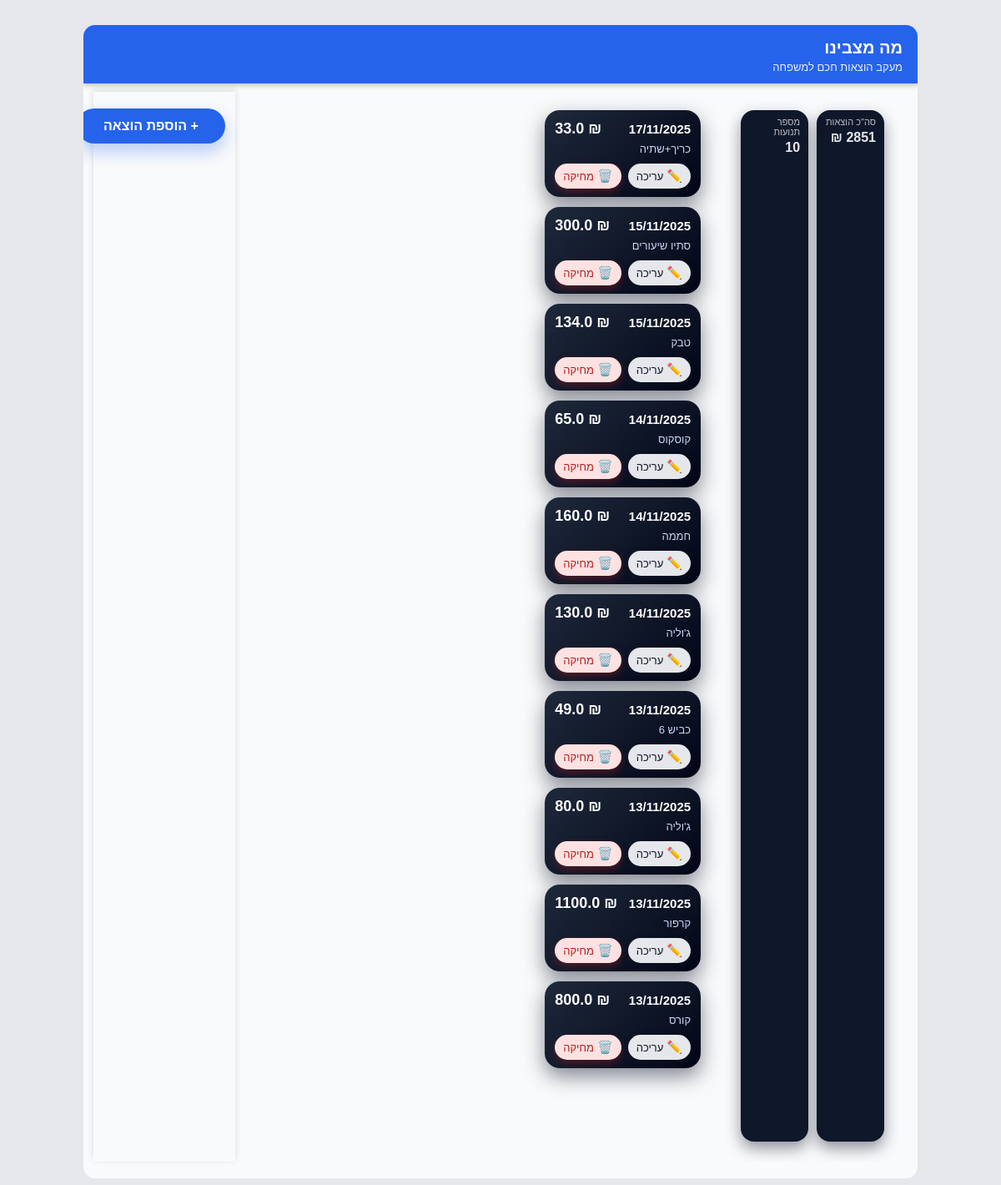
The page / on the database its author committed.
### tables this page shows
CREATE TABLE expenses (
            id INTEGER PRIMARY KEY AUTOINCREMENT,
            date TEXT NOT NULL,
            category TEXT NOT NULL,
            amount REAL NOT NULL,
            payment_method TEXT,
            description TEXT
        , payer TEXT NOT NULL DEFAULT '');

### app.py (the view)
@app.route("/")
def index():
    conn = get_db_connection()
    cur = conn.cursor()
    cur.execute("""
        SELECT id, date, category, amount, payment_method, description
        FROM expenses
        ORDER BY date DESC, id DESC
    """)
    expenses = cur.fetchall()
    cur.execute("SELECT COUNT(*) FROM expenses")
    total_rows = cur.fetchone()[0]
    cur.execute("SELECT SUM(amount) FROM expenses")
    total_amount = cur.fetchone()[0] or 0
    conn.close()
    return render_template(
        "expenses.html",
        expenses=expenses,
        total_rows=total_rows,
        total_amount=total_amount
    )

### app.py (called while the page is built)
def get_db_connection():
    conn = sqlite3.connect(DB_PATH)
    conn.row_factory = sqlite3.Row
    return conn

### templates/expenses.html (shortened to what this page needs)
<!doctype html>
<html lang="he" dir="rtl">
<head>
  <link rel="stylesheet" href="{{ url_for('static', filename='style.css') }}">
</head>
<body>
  <div class="app-shell">
    <header class="app-header">
      <h1 class="app-title">מה מצבינו</h1>
      <p class="app-subtitle">מעקב הוצאות חכם למשפחה</p>
    </header>
    <main class="app-content">
<main class="app-content">
      <section class="summary-bar">
        <div class="summary-item">
          <div class="summary-label">סה"כ הוצאות</div>
          <div class="summary-value">
            {{ '%.0f' % total_amount }} ₪
          </div>
        </div>
        <div class="summary-item">
          <div class="summary-label">מספר תנועות</div>
          <div class="summary-value">
            {{ total_rows }}
          </div>
        </div>
      </section>
      {% if expenses and expenses|length > 0 %}
        <section class="expenses-list">
          {% for expense in expenses %}
            <article class="expense-item">
              <div class="expense-main">
                <div class="expense-date-amount">
                  <span class="expense-date">{{ expense.date }}</span>
                  <span class="expense-amount">{{ expense.amount }} ₪</span>
                </div>
                <div class="expense-description">
                  {{ expense.description }}
                </div>
              </div>
              <div class="expense-actions">
                <a href="{{ url_for('edit_expense', expense_id=expense.id) }}"
                   class="btn-secondary btn-icon"
                   aria-label="עריכת הוצאה">
                  <span class="btn-icon-symbol">✏️</span>
                  <span>עריכה</span>
                </a>
                <form method="post"
                      action="{{ url_for('delete_expense', expense_id=expense.id) }}"
                      class="inline-form">
                  <button type="submit"
                          class="btn-danger btn-icon"
                          aria-label="מחיקת הוצאה"
                          onclick="return confirm('למחוק את ההוצאה?');">
                    <span class="btn-icon-symbol">🗑️</span>
                    <span>מחיקה</span>
                  </button>
                </form>
              </div>
            </article>
          {% endfor %}
        </section>
      {% else %}
        <div class="empty-state">
          אין עדיין הוצאות. לחץ על "הוספת הוצאה" כדי להתחיל.
        </div>
      {% endif %}
    </main>
    <footer class="app-footer">
      <a href="{{ url_for('add_expense') }}" class="btn-primary btn-full">
        + הוספת הוצאה
      </a>
    </footer>
  </div>
</body>
</html>

### static/style.css (style rules this page uses)
body { font-family: Arial, sans-serif; direction: rtl; text-align: right; margin: 0; padding: 0; background: #0f172a; }
.app-shell { max-width: 480px; margin: 0 auto; min-height: 100vh; background: #f9fafb; display: flex; flex-direction: column; }
.app-header { background: #2563eb; color: #ffffff; padding: 16px 18px 12px; box-shadow: 0 2px 6px rgba(0,0,0,0.25); }
.app-title { margin: 0; font-size: 20px; font-weight: 600; }
.app-subtitle { margin: 4px 0 0 0; font-size: 13px; opacity: 0.9; }
.app-content { flex: 1; padding: 10px 12px 70px; overflow-y: auto; }
.summary-label { font-weight: 500; }
.expenses-list { margin: 0; padding: 0; list-style: none; }
.expense-date { font-weight: 600; color: #0f172a; }
.expense-amount { font-weight: 700; color: #2563eb; direction: ltr; font-size: 15px; }
.expense-description { font-size: 13px; color: #334155; margin-bottom: 6px; word-break: break-word; }
.expense-actions { display: flex; gap: 8px; margin-top: 8px; }
.app-footer { position: sticky; bottom: 0; background: #f9fafb; padding: 10px 12px 16px; box-shadow: 0 -2px 8px rgba(0,0,0,0.12); }
.btn-primary { display: block; width: 100%; padding: 11px 14px; font-size: 15px; border-radius: 999px; text-align: center; text-decoration: none; border: none; background: #2563eb; color: #ffffff; font-weight: 600; cursor: pointer; }
@media (min-width: 900px) { body { background: #e5e7eb; } }
@media (min-width: 900px) { .app-shell { max-width: 1000px; margin: 30px auto; border-radius: 14px; overflow: hidden; } }
@media (min-width: 900px) { .app-content { display: flex; gap: 16px; padding-bottom: 20px; } }
.btn-primary { background: #2563eb; color: #ffffff; border: none; border-radius: 999px; padding: 12px 16px; font-size: 16px; font-weight: 600; cursor: pointer; box-shadow: 0 10px 20px rgba(37, 99, 235, 0.3); transition: transform 0.08s ease, box-shadow 0.08s ease, opacity 0.1s ease; }
.btn-full { width: 100%; margin-top: 10px; }
.expenses-list { padding: 12px 16px 80px; }
.expense-item { background: linear-gradient(135deg, #1e293b, #020617); border-radius: 18px; padding: 12px 12px 10px; margin-bottom: 12px; color: #e5e7eb; box-shadow: 0 10px 25px rgba(15, 23, 42, 0.5); }
.expense-date-amount { display: flex; justify-content: space-between; align-items: baseline; margin-bottom: 6px; }
.expense-date { font-size: 15px; font-weight: 700; color: #ffffff; }
.expense-amount { font-size: 18px; font-weight: 700; color: #ffffff; }
.expense-description { font-size: 13px; color: #cbd5f5; margin-top: 4px; }
.expense-actions { display: flex; gap: 8px; margin-top: 10px; }
.inline-form { display: inline-block; margin: 0; }
.btn-icon { display: inline-flex; align-items: center; justify-content: center; gap: 4px; padding: 6px 10px; border-radius: 999px; font-size: 13px; font-weight: 500; border: none; cursor: pointer; text-decoration: none; white-space: nowrap; }
.btn-icon-symbol { font-size: 15px; }
.btn-secondary { background: #e5e7eb; color: #111827; box-shadow: 0 4px 8px rgba(15, 23, 42, 0.25); }
.btn-danger { background: #fee2e2; color: #b91c1c; box-shadow: 0 4px 8px rgba(185, 28, 28, 0.35); }
.summary-bar { display: flex; justify-content: space-between; gap: 10px; padding: 12px 16px 4px; }
.summary-item { flex: 1; background: #0f172a; color: #e5e7eb; border-radius: 16px; padding: 8px 10px; box-shadow: 0 8px 18px rgba(15, 23, 42, 0.45); }
.summary-label { font-size: 11px; opacity: 0.8; margin-bottom: 4px; }
.summary-value { font-size: 16px; font-weight: 700; }

### rows shown on the page
expenses: date "17/11/2025", amount "33.0", description "כריך+שתיה"
expenses: date "15/11/2025", amount "300.0", description "סתיו שיעורים"
expenses: date "15/11/2025", amount "134.0", description "טבק"
expenses: date "14/11/2025", amount "65.0", description "קוסקוס"
expenses: date "14/11/2025", amount "160.0", description "חממה"
expenses: date "14/11/2025", amount "130.0", description "ג'וליה"
expenses: date "13/11/2025", amount "49.0", description "כביש 6"
expenses: date "13/11/2025", amount "80.0", description "ג'וליה"
expenses: date "13/11/2025", amount "1100.0", description "קרפור"
expenses: date "13/11/2025", amount "800.0", description "קורס"

### other values the page prints
{{ total_rows }} "10"
